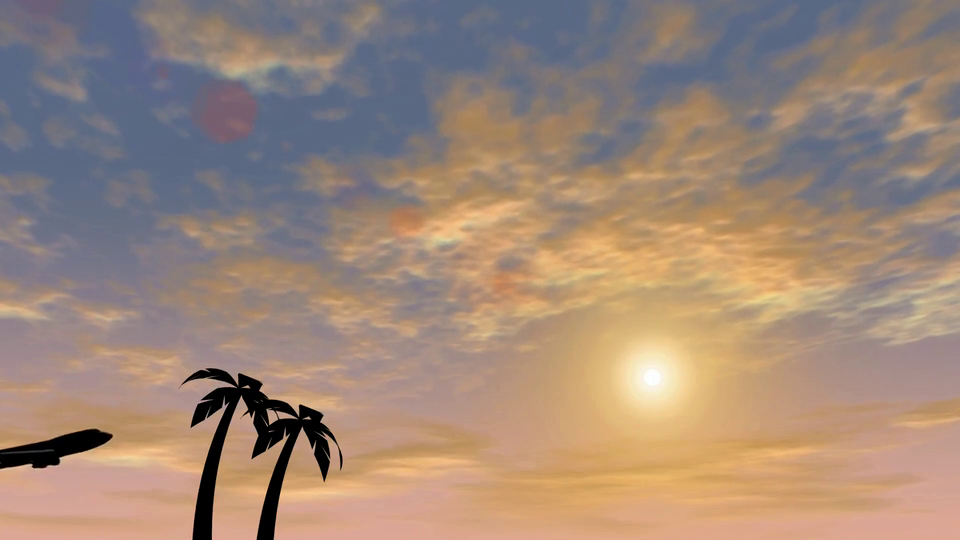
#> input picture frame 43 of jungweb/chap04/medias/flight.mp4, 960 x 540 px, given in place of the camera
$ python recordvideo.py
#> lines starting #> are read from the running program, lines starting #| are printed output that depends on the picture
import os
import cv2
import time
import numpy as np

# ──────────────────────────────────────────────
# 설정값
# ──────────────────────────────────────────────
BASE_DIR       = r"D:\JungPra\pythonpra\signlan"
REF_VIDEO_DIR  = os.path.join(BASE_DIR, "selected_videos")       # 국립국어원 참고 영상
SAVE_VIDEO_DIR = os.path.join(BASE_DIR, "my_recorded_videos")    # 본인 녹화 영상
os.makedirs(SAVE_VIDEO_DIR, exist_ok=True)

RECORD_SEC     = 3      # 녹화 시간 (초)
COUNTDOWN_SEC  = 3      # 카운트다운 (초)
SAMPLES_PER_WORD = 10   # 단어당 몇 번 녹화할지

# 학습할 단어 목록
WORDS = [
    '가다', '만나다', '보다', '듣다', '씻다',
    '아름답다', '거짓', '기다랗다', '걱정', '두려움',
    '기도', '죽다', '살인', '준비', '발표',
    '수학', '사진', '통신', '버스', '김치',
    '냉장고', '뛰어나다', '미미하다', '근면', '내리다'
]


# ──────────────────────────────────────────────
# 텍스트 그리기
# ──────────────────────────────────────────────
def draw_text(frame, text, pos, scale=1.0, color=(255,255,255), thickness=2):
    cv2.putText(frame, text, pos, cv2.FONT_HERSHEY_SIMPLEX,
                scale, (0,0,0), thickness+2, cv2.LINE_AA)
    cv2.putText(frame, text, pos, cv2.FONT_HERSHEY_SIMPLEX,
                scale, color, thickness, cv2.LINE_AA)


# ──────────────────────────────────────────────
# 참고 영상 재생
# ──────────────────────────────────────────────
def play_reference(word):
    ref_path = os.path.join(REF_VIDEO_DIR, f"{word}.mp4")
    if not os.path.exists(ref_path):
        print(f"   ⚠️  참고 영상 없음: {word}.mp4")
        return

    cap = cv2.VideoCapture(ref_path)
    fps = cap.get(cv2.CAP_PROP_FPS) or 30

    print(f"   📺 참고 영상 재생 중... (반복 재생, 아무 키나 누르면 종료)")

    # 3번 반복 재생
    for repeat in range(3):
        cap.set(cv2.CAP_PROP_POS_FRAMES, 0)
        while True:
            ret, frame = cap.read()
            if not ret:
                break

            frame = cv2.resize(frame, (640, 480))
            overlay = frame.copy()
            cv2.rectangle(overlay, (0,0), (640, 60), (20,20,20), -1)
            cv2.addWeighted(overlay, 0.7, frame, 0.3, 0, frame)

            draw_text(frame, f"[{repeat+1}/3] REF: {word}", (10, 40), 0.9, (0, 255, 200))
            draw_text(frame, "Any key: next / Q: skip", (10, 460), 0.5, (150,150,150), 1)

            cv2.imshow("Reference Video", frame)
            key = cv2.waitKey(int(1000/fps)) & 0xFF
            if key != 255:
                cap.release()
                cv2.destroyWindow("Reference Video")
                return

    cap.release()
    cv2.destroyWindow("Reference Video")


# ──────────────────────────────────────────────
# 웹캠 녹화
# ──────────────────────────────────────────────
def record_sample(word, sample_idx, webcam):
    save_path = os.path.join(SAVE_VIDEO_DIR, f"{word}_{sample_idx:02d}.mp4")

    # 이미 녹화된 샘플이면 스킵
    if os.path.exists(save_path):
        print(f"   ⏭️  이미 존재: {word}_{sample_idx:02d}.mp4")
        return True

    fourcc = cv2.VideoWriter_fourcc(*'mp4v')
    w = int(webcam.get(cv2.CAP_PROP_FRAME_WIDTH))
    h = int(webcam.get(cv2.CAP_PROP_FRAME_HEIGHT))
    writer = None

    # ── 카운트다운 ──────────────────────────────
    start = time.time()
    while time.time() - start < COUNTDOWN_SEC:
        ret, frame = webcam.read()
        if not ret:
            break
        frame   = cv2.flip(frame, 1)
        remain  = COUNTDOWN_SEC - int(time.time() - start)
        overlay = frame.copy()
        cv2.rectangle(overlay, (0,0), (w, 80), (20,20,20), -1)
        cv2.rectangle(overlay, (0, h-60), (w, h), (20,20,20), -1)
        cv2.addWeighted(overlay, 0.7, frame, 0.3, 0, frame)

        draw_text(frame, f"Word: {word}  [{sample_idx+1}/{SAMPLES_PER_WORD}]",
                  (10, 40), 0.8, (255, 200, 0))
        draw_text(frame, f"Ready: {remain}",
                  (w//2 - 60, h//2), 2.0, (0, 100, 255), 4)
        draw_text(frame, "Q: quit  S: skip word",
                  (10, h-20), 0.5, (150,150,150), 1)

        cv2.imshow("Record", frame)
        key = cv2.waitKey(1) & 0xFF
        if key == ord('q'):
            return False
        if key == ord('s'):
            return "skip"

    # ── 녹화 ───────────────────────────────────
    writer    = cv2.VideoWriter(save_path, fourcc, 30, (w, h))
    rec_start = time.time()

    while time.time() - rec_start < RECORD_SEC:
        ret, frame = webcam.read()
        if not ret:
            break
        frame    = cv2.flip(frame, 1)
        elapsed  = time.time() - rec_start
        progress = elapsed / RECORD_SEC

        writer.write(frame)

        # 녹화 중 UI
        overlay = frame.copy()
        cv2.rectangle(overlay, (0,0), (w, 80), (20,20,20), -1)
        cv2.rectangle(overlay, (0, h-60), (w, h), (20,20,20), -1)
        cv2.addWeighted(overlay, 0.7, frame, 0.3, 0, frame)

        # 녹화 진행바
        bar_w = int((w-20) * progress)
        cv2.rectangle(frame, (10, h-40), (w-10, h-20), (50,50,50), -1)
        cv2.rectangle(frame, (10, h-40), (10+bar_w, h-20), (0, 0, 200), -1)

        draw_text(frame, f"REC  {word}  [{sample_idx+1}/{SAMPLES_PER_WORD}]",
                  (10, 40), 0.8, (0, 0, 255))
        draw_text(frame, f"{RECORD_SEC - elapsed:.1f}s",
                  (w-100, 40), 0.8, (0,0,255))

        # 녹화 중 빨간 점
        cv2.circle(frame, (w-30, 30), 12, (0,0,255), -1)

        cv2.imshow("Record", frame)
        cv2.waitKey(1)

    writer.release()
    print(f"   ✅ 저장: {word}_{sample_idx:02d}.mp4")
    return True


# ──────────────────────────────────────────────
# 메인
# ──────────────────────────────────────────────
def run():
    print("🎬 수어 데이터 직접 녹화 도구")
    print(f"   단어 수: {len(WORDS)}개")
    print(f"   단어당 샘플: {SAMPLES_PER_WORD}개")
    print(f"   총 녹화 예정: {len(WORDS) * SAMPLES_PER_WORD}개\n")
    print("   조작법: Q=종료 / S=이 단어 건너뜀 / Space=참고영상 다시보기\n")

    webcam = cv2.VideoCapture(0)
    if not webcam.isOpened():
        print("❌ 웹캠을 열 수 없습니다.")
        return

    webcam.set(cv2.CAP_PROP_FRAME_WIDTH,  640)
    webcam.set(cv2.CAP_PROP_FRAME_HEIGHT, 480)

    for word_idx, word in enumerate(WORDS):
        print(f"\n{'='*55}")
        print(f"📝 [{word_idx+1}/{len(WORDS)}] 단어: {word}")
        print(f"{'='*55}")

        # 참고 영상 먼저 보여주기
        play_reference(word)

        # 샘플 녹화
        for sample_idx in range(SAMPLES_PER_WORD):
            result = record_sample(word, sample_idx, webcam)

            if result == False:   # Q 누름 → 전체 종료
                webcam.release()
                cv2.destroyAllWindows()
                print("\n👋 녹화 종료!")
                return
            if result == "skip":  # S 누름 → 다음 단어
                print(f"   ⏭️  [{word}] 건너뜀")
                break

            # 샘플 간 잠깐 대기
            time.sleep(0.5)
#> this loop made 1 pass; (key q is pressed on pass 1)
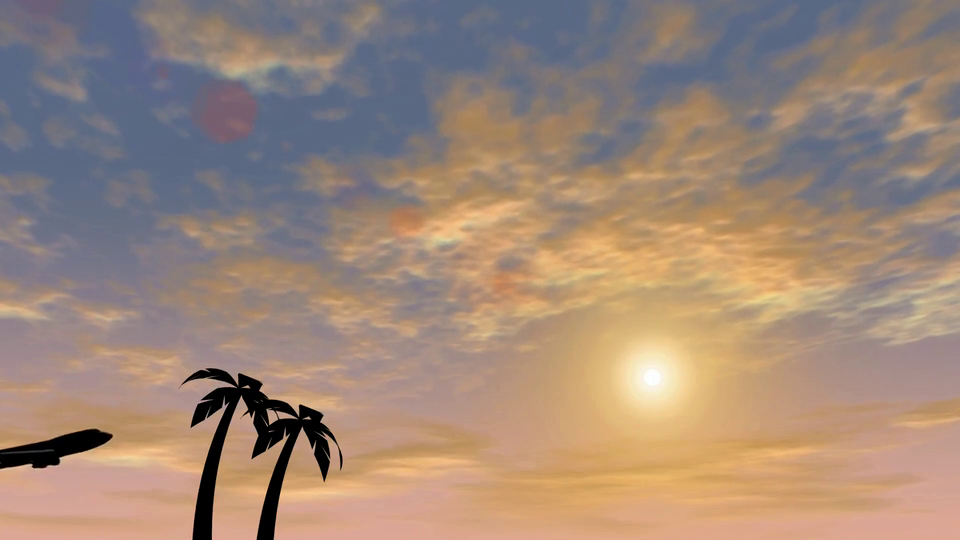
#> input picture frame 43 of jungweb/chap04/medias/flight.mp4, 960 x 540 px, given in place of the camera
#> pass 1, in record_sample, `frame   = cv2.flip(frame, 1)`:
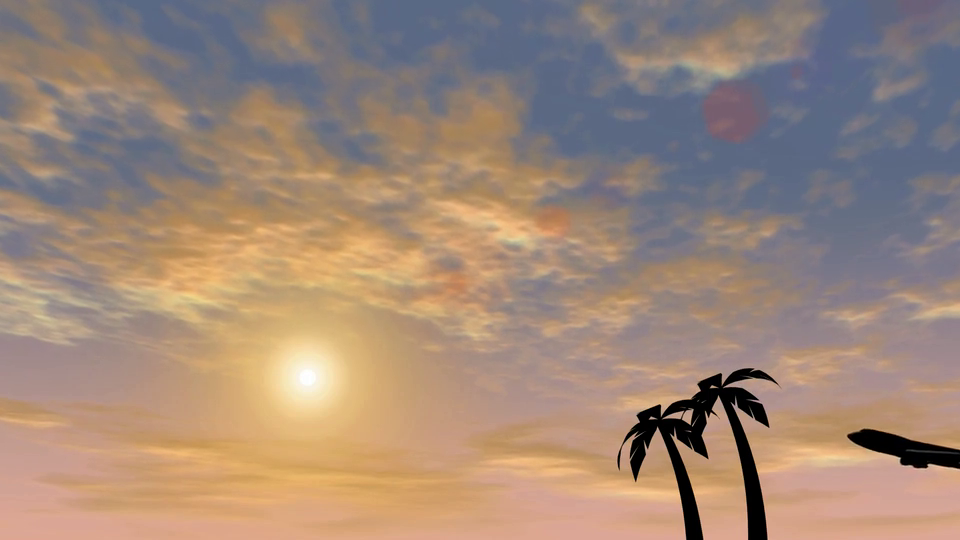
#> frame: shape (540, 960, 3); mean B, G, R 121.3, 136, 158.5
#> pass 1, in record_sample, `cv2.imshow("Record", frame)`:
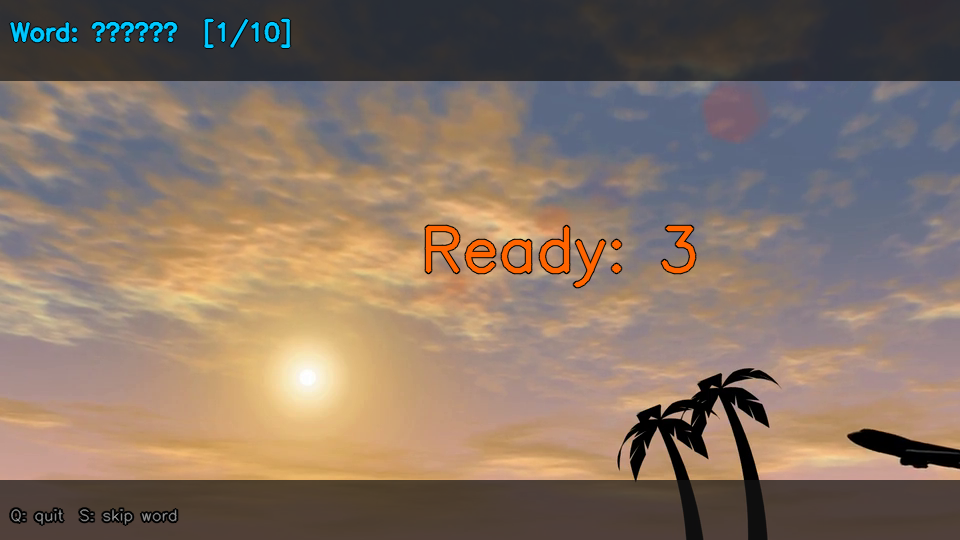
#> window 'Record': shape (540, 960, 3); mean B, G, R 101.6, 115.1, 133.7

        print(f"✨ [{word}] 완료!")

    webcam.release()
    cv2.destroyAllWindows()
    print(f"\n🎉 모든 녹화 완료!")
    print(f"📂 저장 폴더: {SAVE_VIDEO_DIR}")
    print(f"\n다음 단계:")
    print(f"  1. preprocess_videos.py 에서 SRC_VIDEO_DIR = my_recorded_videos 로 변경")
    print(f"  2. python preprocess_videos.py")
    print(f"  3. python trainhandle_torch.py")


if __name__ == "__main__":
    run()

$ run again, starting later in the video
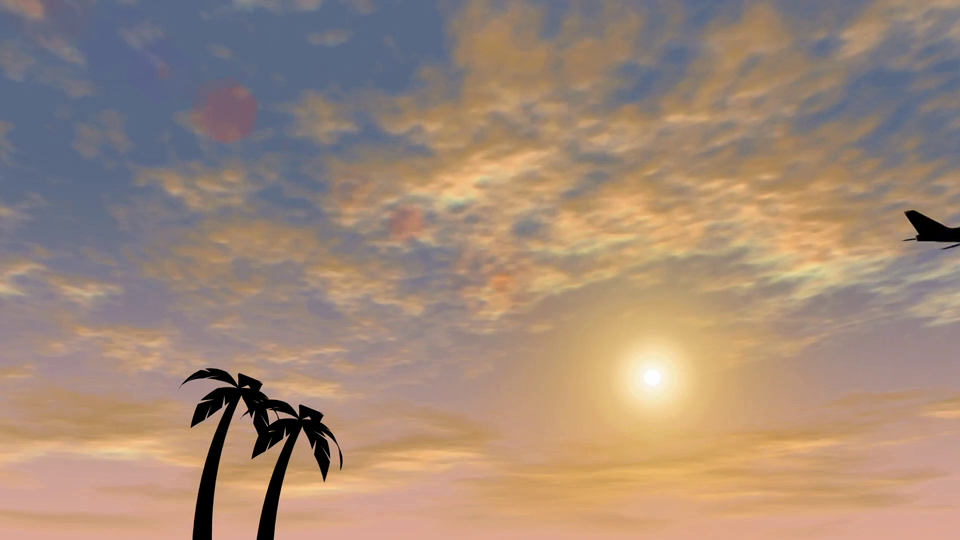
#> input picture frame 196 of jungweb/chap04/medias/flight.mp4, 960 x 540 px, given in place of the camera
#> the loop in run, `for sample_idx in range(SAMPLES_PER_WORD):` made 1 pass; (key q is pressed on pass 1)
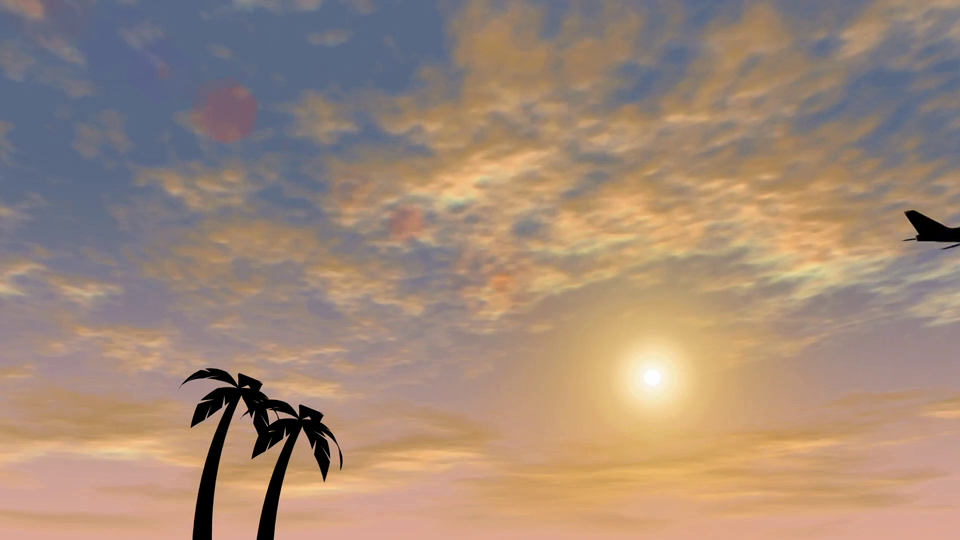
#> input picture frame 196 of jungweb/chap04/medias/flight.mp4, 960 x 540 px, given in place of the camera
#> pass 1, in record_sample, `frame   = cv2.flip(frame, 1)`:
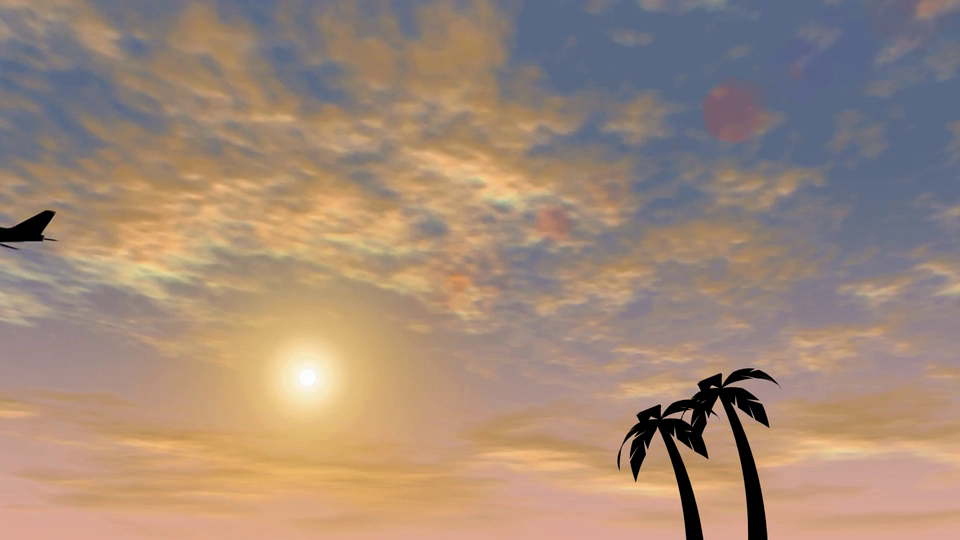
#> frame: shape (540, 960, 3); mean B, G, R 120.5, 137.7, 161.2
#> pass 1, in record_sample, `cv2.imshow("Record", frame)`:
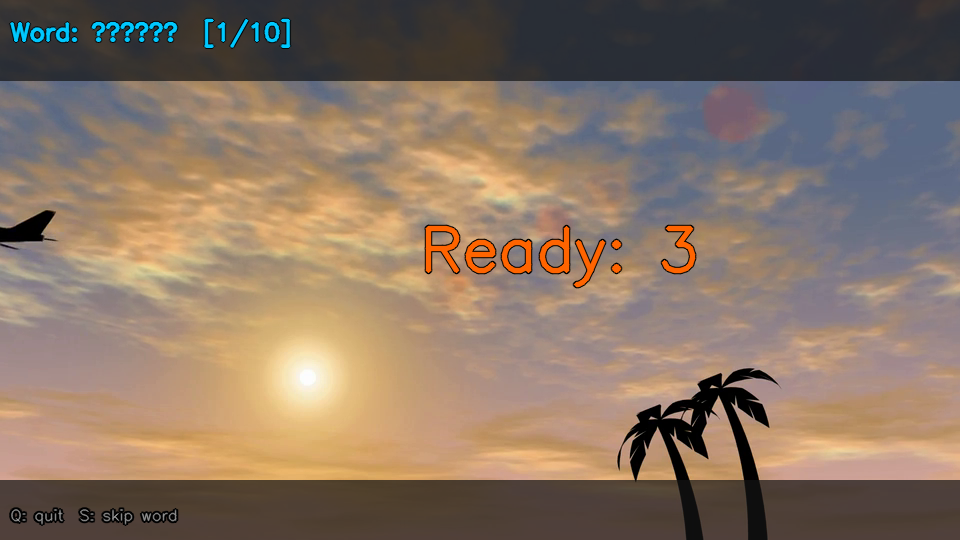
#> window 'Record': shape (540, 960, 3); mean B, G, R 101.1, 116.8, 136.3

$ run again, starting later in the video
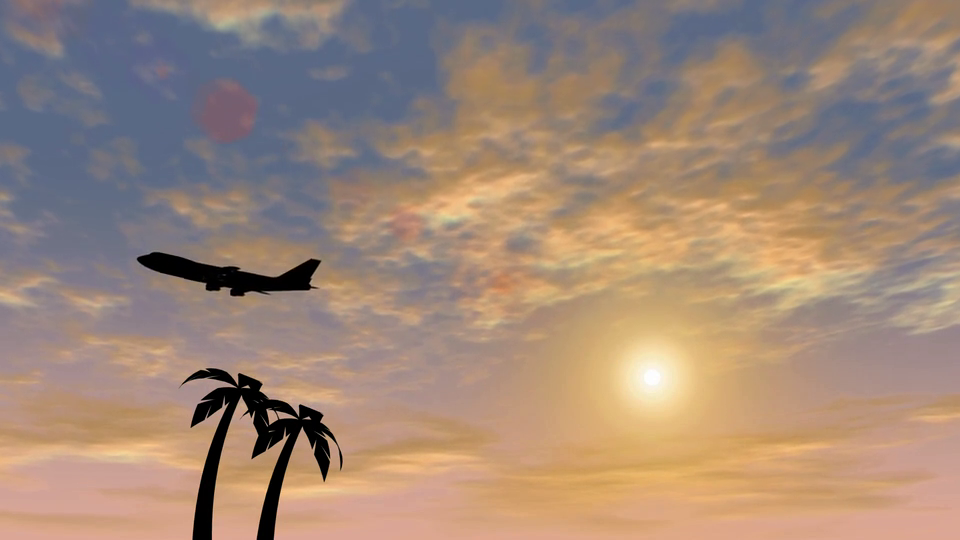
#> input picture frame 349 of jungweb/chap04/medias/flight.mp4, 960 x 540 px, given in place of the camera
#> the loop in run, `for sample_idx in range(SAMPLES_PER_WORD):` made 1 pass; (key q is pressed on pass 1)
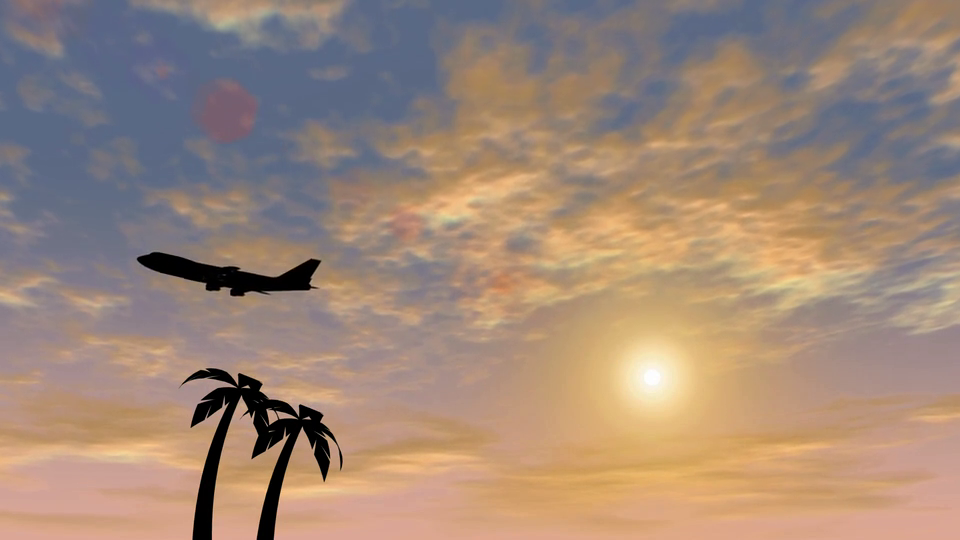
#> input picture frame 349 of jungweb/chap04/medias/flight.mp4, 960 x 540 px, given in place of the camera
#> pass 1, in record_sample, `frame   = cv2.flip(frame, 1)`:
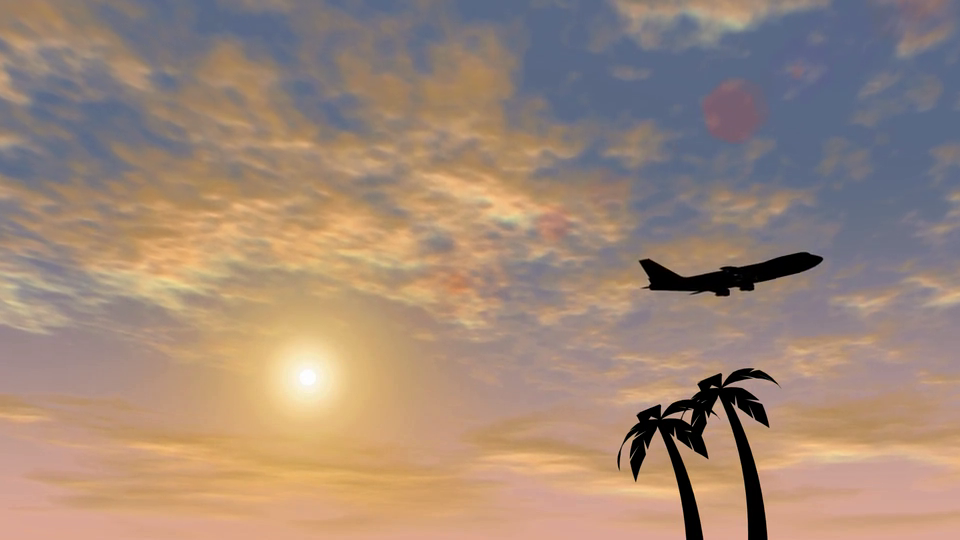
#> frame: shape (540, 960, 3); mean B, G, R 120.9, 136.6, 160
#> pass 1, in record_sample, `cv2.imshow("Record", frame)`:
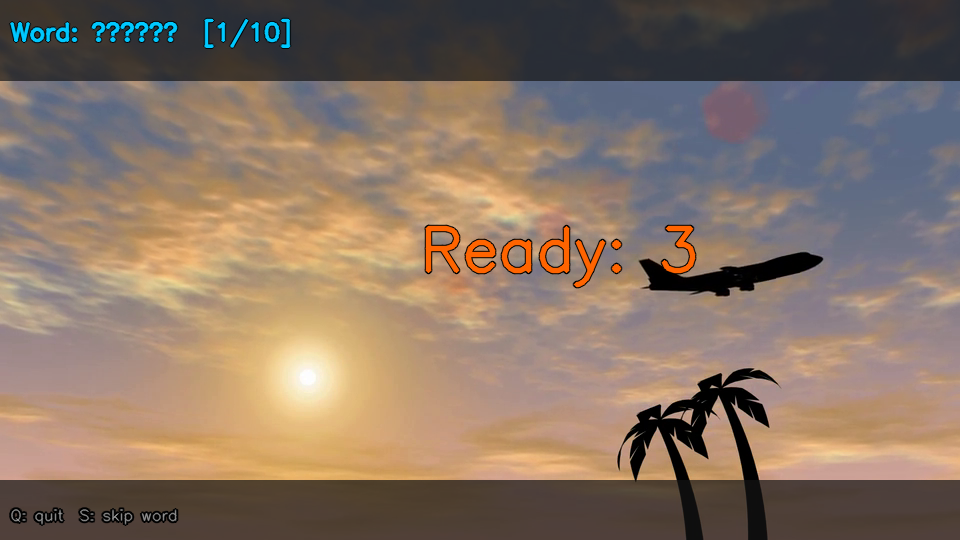
#> window 'Record': shape (540, 960, 3); mean B, G, R 101.2, 115.6, 134.9
